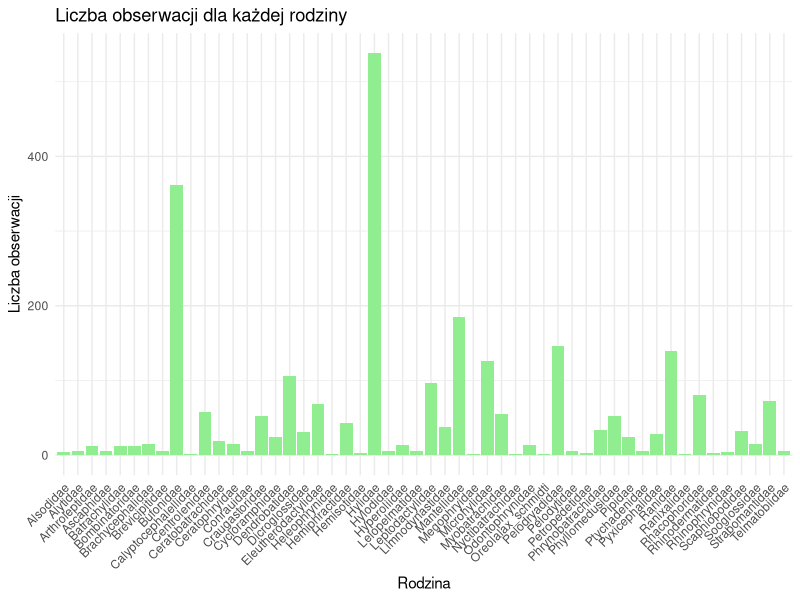

Source code (R):
dane <- read.csv("../measurements_frogs.csv")

library(ggplot2)

wykres_slupkowy <- ggplot(dane, aes(x = Family)) +
  geom_bar(fill = "lightgreen") +
  labs(title = "Liczba obserwacji dla każdej rodziny", x = "Rodzina", y = "Liczba obserwacji") +
  theme_minimal() +
  theme(axis.text.x = element_text(angle = 45, hjust = 1))

print(wykres_slupkowy)
